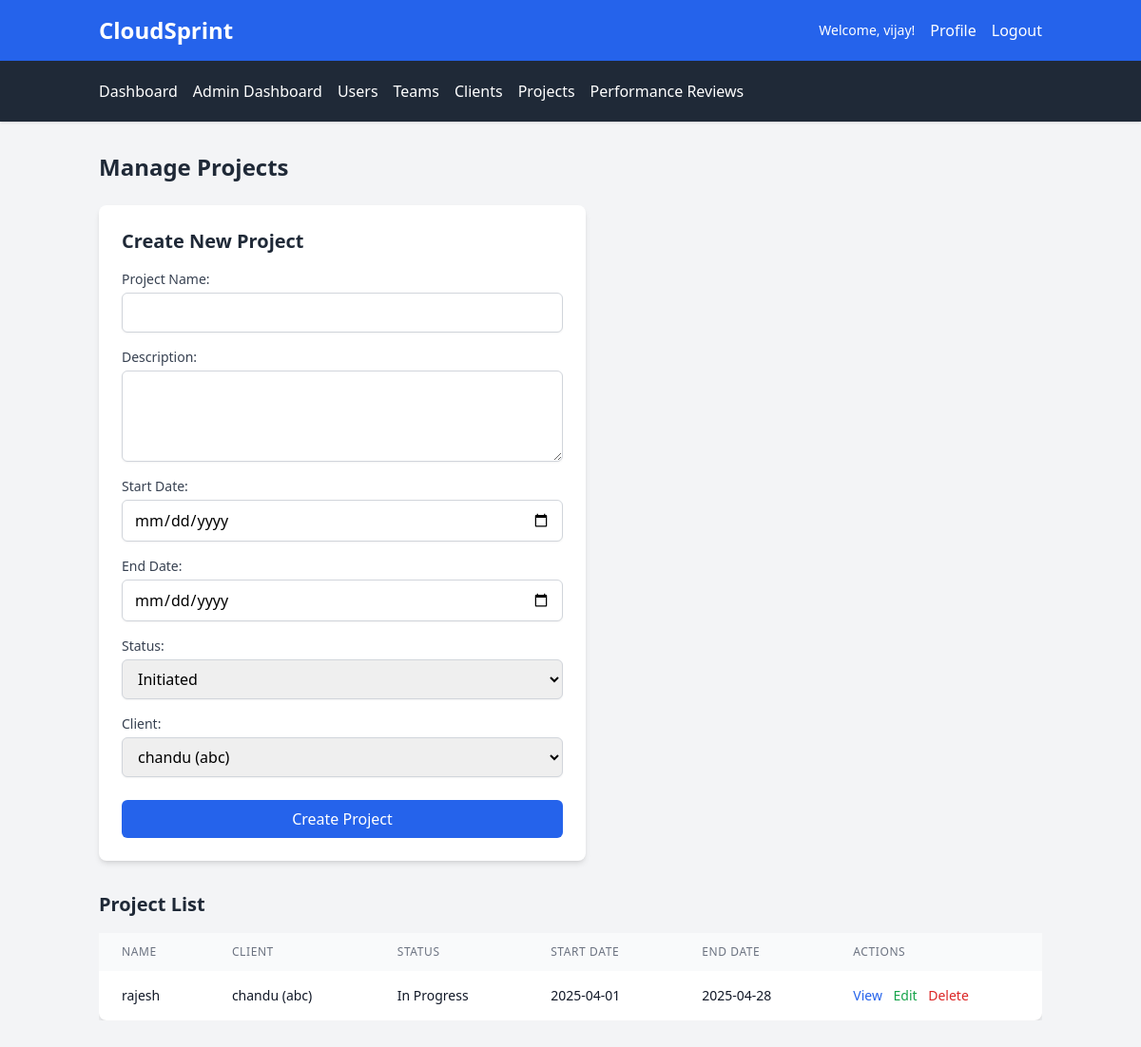
The page /admin/projects (signed in) on the database its author committed.
### app.py (models this page shows, shortened)
class Project(db.Model):
    id = db.Column(db.Integer, primary_key=True)
    name = db.Column(db.String(100), nullable=False)
    description = db.Column(db.Text, nullable=True)
    start_date = db.Column(db.DateTime, nullable=False)
    end_date = db.Column(db.DateTime, nullable=False)
    status = db.Column(db.String(20), nullable=False, default='Initiated')  # Initiated, In Progress, On Hold, Execution Completed
    client_id = db.Column(db.Integer, db.ForeignKey('client.id'), nullable=False)
    tasks = db.relationship('Task', backref='project', lazy=True)
    assignments = db.relationship('Assignment', backref='project', lazy=True)
    timelogs = db.relationship('Timelog', backref='project', lazy=True)
    feedback = db.relationship('Feedback', backref='project', lazy=True)
    budgets = db.relationship('Budget', backref='project', lazy=True)
    schedules = db.relationship('Schedule', backref='project', lazy=True)
    meetings = db.relationship('Meeting', backref='project', lazy=True)
    milestones = db.relationship('Milestone', backref='project', lazy=True)
    risk_assessments = db.relationship('RiskAssessment', backref='project', lazy=True)
    status_updates = db.relationship('ProjectStatus', backref='project', lazy=True)
    resources = db.relationship('Resource', backref='project', lazy=True)
    progress_reports = db.relationship('ProgressReport', backref='project', lazy=True)
    files = db.relationship('File', backref='project', lazy=True)

class Client(db.Model):
    id = db.Column(db.Integer, primary_key=True)
    name = db.Column(db.String(100), nullable=False)
    company = db.Column(db.String(100), nullable=False)
    email = db.Column(db.String(120), nullable=False)
    phone = db.Column(db.String(20), nullable=False)
    projects = db.relationship('Project', backref='client', lazy=True)

### app.py (the view, shortened to what this page needs)
@app.route('/admin/projects', methods=['GET', 'POST'])
def admin_projects():
    if 'user_id' not in session or not session['is_admin']:
        flash('Unauthorized access', 'danger')
        return redirect(url_for('dashboard'))
    projects = Project.query.all()
    clients = Client.query.all()
    return render_template('admin/projects.html', projects=projects, clients=clients)

### templates/admin/projects.html (shortened to what this page needs)
<!DOCTYPE html>
<html lang="en">
<head>
    <script src="https://cdn.tailwindcss.com"></script>
</head>
<body class="bg-gray-100 min-h-screen font-sans">
    <header class="bg-blue-600 text-white shadow-md">
        <div class="container mx-auto px-4 py-4 flex justify-between items-center">
            <h1 class="text-2xl font-bold">CloudSprint</h1>
            <div class="flex items-center space-x-4">
                <span class="text-sm">Welcome, {{ session.username }}!</span>
                <a href="{{ url_for('profile') }}" class="hover:underline">Profile</a>
                <a href="{{ url_for('logout') }}" class="hover:underline">Logout</a>
            </div>
        </div>
    </header>
    <nav class="bg-gray-800 text-white shadow">
        <div class="container mx-auto px-4 py-3">
            <div class="flex flex-wrap space-x-4">
                <a href="{{ url_for('dashboard') }}" class="hover:text-blue-300 py-2">Dashboard</a>
                <a href="{{ url_for('admin_dashboard') }}" class="hover:text-blue-300 py-2">Admin Dashboard</a>
                <a href="{{ url_for('admin_users') }}" class="hover:text-blue-300 py-2">Users</a>
                <a href="{{ url_for('admin_teams') }}" class="hover:text-blue-300 py-2">Teams</a>
                <a href="{{ url_for('admin_clients') }}" class="hover:text-blue-300 py-2">Clients</a>
                <a href="{{ url_for('admin_projects') }}" class="hover:text-blue-300 py-2">Projects</a>
                <a href="{{ url_for('admin_performance_reviews') }}" class="hover:text-blue-300 py-2">Performance Reviews</a>
            </div>
        </div>
    </nav>
    <div class="container mx-auto px-4 py-8">
        <h2 class="text-2xl font-semibold text-gray-800 mb-6">Manage Projects</h2>
        <div class="bg-white p-6 rounded-lg shadow-md max-w-lg mb-8">
            <h3 class="text-xl font-semibold text-gray-800 mb-4">Create New Project</h3>
            <form method="POST" action="{{ url_for('admin_projects') }}">
                <div class="mb-4">
                    <label for="name" class="block text-sm font-medium text-gray-700">Project Name:</label>
                    <input type="text" id="name" name="name" required
                           class="mt-1 block w-full px-3 py-2 border border-gray-300 rounded-md shadow-sm focus:outline-none focus:ring-blue-500 focus:border-blue-500">
                </div>
                <div class="mb-4">
                    <label for="description" class="block text-sm font-medium text-gray-700">Description:</label>
                    <textarea id="description" name="description"
                              class="mt-1 block w-full px-3 py-2 border border-gray-300 rounded-md shadow-sm focus:outline-none focus:ring-blue-500 focus:border-blue-500 h-24"></textarea>
                </div>
                <div class="mb-4">
                    <label for="start_date" class="block text-sm font-medium text-gray-700">Start Date:</label>
                    <input type="date" id="start_date" name="start_date" required
                           class="mt-1 block w-full px-3 py-2 border border-gray-300 rounded-md shadow-sm focus:outline-none focus:ring-blue-500 focus:border-blue-500">
                </div>
                <div class="mb-4">
                    <label for="end_date" class="block text-sm font-medium text-gray-700">End Date:</label>
                    <input type="date" id="end_date" name="end_date" required
                           class="mt-1 block w-full px-3 py-2 border border-gray-300 rounded-md shadow-sm focus:outline-none focus:ring-blue-500 focus:border-blue-500">
                </div>
                <div class="mb-4">
                    <label for="status" class="block text-sm font-medium text-gray-700">Status:</label>
                    <select id="status" name="status" required
                            class="mt-1 block w-full px-3 py-2 border border-gray-300 rounded-md shadow-sm focus:outline-none focus:ring-blue-500 focus:border-blue-500">
                        <option value="Initiated">Initiated</option>
                    </select>
                </div>
                <div class="mb-6">
                    <label for="client_id" class="block text-sm font-medium text-gray-700">Client:</label>
                    <select id="client_id" name="client_id" required
                            class="mt-1 block w-full px-3 py-2 border border-gray-300 rounded-md shadow-sm focus:outline-none focus:ring-blue-500 focus:border-blue-500">
                        {% for client in clients %}
                            <option value="{{ client.id }}">{{ client.name }} ({{ client.company }})</option>
                        {% endfor %}
                    </select>
                </div>
                <button type="submit" class="w-full bg-blue-600 text-white py-2 px-4 rounded-md hover:bg-blue-700 focus:outline-none focus:ring-2 focus:ring-blue-500 focus:ring-offset-2">
                    Create Project
                </button>
            </form>
        </div>
        <h3 class="text-xl font-semibold text-gray-800 mb-4">Project List</h3>
        {% if projects %}
            <div class="overflow-x-auto">
                <table class="min-w-full bg-white shadow-md rounded-lg">
                    <thead class="bg-gray-50">
                        <tr>
                            <th class="px-6 py-3 text-left text-xs font-medium text-gray-500 uppercase tracking-wider">Name</th>
                            <th class="px-6 py-3 text-left text-xs font-medium text-gray-500 uppercase tracking-wider">Client</th>
                            <th class="px-6 py-3 text-left text-xs font-medium text-gray-500 uppercase tracking-wider">Status</th>
                            <th class="px-6 py-3 text-left text-xs font-medium text-gray-500 uppercase tracking-wider">Start Date</th>
                            <th class="px-6 py-3 text-left text-xs font-medium text-gray-500 uppercase tracking-wider">End Date</th>
                            <th class="px-6 py-3 text-left text-xs font-medium text-gray-500 uppercase tracking-wider">Actions</th>
                        </tr>
                    </thead>
                    <tbody class="divide-y divide-gray-200">
                        {% for project in projects %}
                            <tr>
                                <td class="px-6 py-4 whitespace-nowrap text-sm text-gray-900">{{ project.name }}</td>
                                <td class="px-6 py-4 whitespace-nowrap text-sm text-gray-900">{{ project.client.name }} ({{ project.client.company }})</td>
                                <td class="px-6 py-4 whitespace-nowrap text-sm text-gray-900">{{ project.status }}</td>
                                <td class="px-6 py-4 whitespace-nowrap text-sm text-gray-900">{{ project.start_date.strftime('%Y-%m-%d') }}</td>
                                <td class="px-6 py-4 whitespace-nowrap text-sm text-gray-900">{{ project.end_date.strftime('%Y-%m-%d') }}</td>
                                <td class="px-6 py-4 whitespace-nowrap text-sm">
                                    <a href="{{ url_for('project_details', project_id=project.id) }}" class="text-blue-600 hover:text-blue-800 mr-2">View</a>
                                    <a href="{{ url_for('edit_project', project_id=project.id) }}" class="text-green-600 hover:text-green-800 mr-2">Edit</a>
                                    <a href="{{ url_for('delete_project', project_id=project.id) }}" onclick="return confirm('Are you sure you want to delete this project?')"
                                       class="text-red-600 hover:text-red-800">Delete</a>
                                </td>
                            </tr>
                        {% endfor %}
                    </tbody>
                </table>
            </div>
        {% else %}
            <p class="text-gray-600">No projects found.</p>
        {% endif %}
    </div>
</body>
</html>

### rows shown on the page
Project: name "rajesh", client.name "chandu", client.company "abc", status "In Progress", start_date "2025-04-01", end_date "2025-04-28"

### other values the page prints
{{ session.username }} "vijay"
form field client_id "chandu (abc)"
